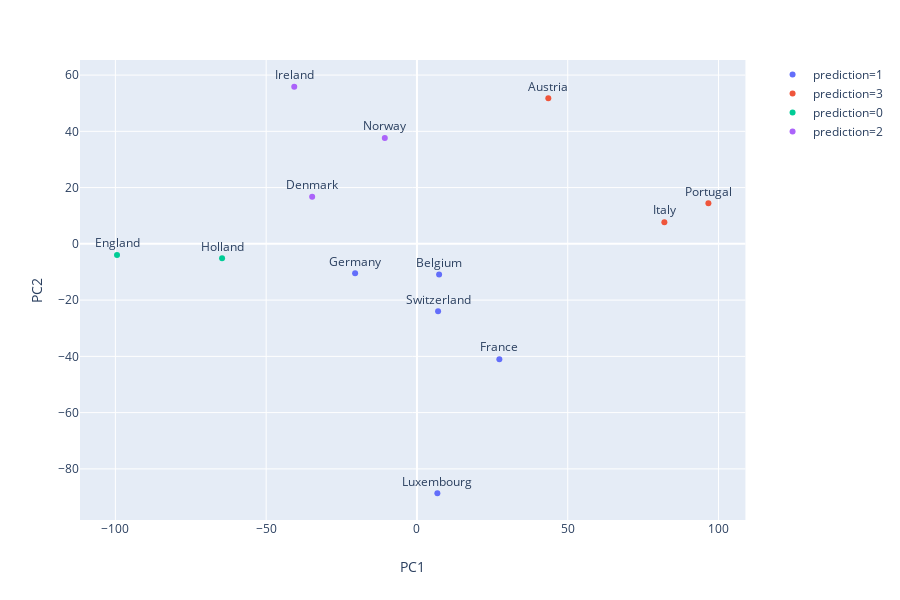

The code cell stored with this chart in its notebook:
### Code cell
import pandas as pd
import numpy as np
from sklearn.cluster import KMeans
import seaborn as sns
import matplotlib.pyplot as plt 
import plotly.express as px


food  = pd.read_csv("/home/zhang/Desktop/ISYE6740/HW2/food-consumption.csv")

# drop Sweden, Finland and Spain
remove = ['Sweden', "Finland", "Spain"]
food = food.loc[-food["Country"].isin(remove),:]
food_list = food.columns[1::]

# store all countries' name
Country = food["Country"]

# minors the mean for each column.
food = food.iloc[:,1:]- np.mean(food.iloc[:,1:], axis=0)

# get the covariance matrix
food_cov = np.cov(food,rowvar=False)

# calculate the eigenvectors and eigenvalues of the covariance matrix
vals, vecs = np.linalg.eig(food_cov)

# sort them from high to low
vals = vals[np.argsort(-vals)]
vecs = vecs[:,np.argsort(-vals)]

# get principle component 1 and 2
PC1 = food.dot(vecs[:,0].transpose()).real
PC2 = food.dot(vecs[:,1].transpose()).real


PCA = pd.DataFrame(data={"Country":Country, "PC1":PC1, "PC2":PC2}).reset_index()
PCA = PCA.iloc[:,1:4]

K_means = KMeans(n_clusters=4).fit(PCA.iloc[:,1:3])
print (K_means.labels_)

PCA["prediction"] = K_means.labels_.astype(object)


n=20 # number of food
PCs = vecs[:,0:2].real
p1 = sns.regplot(x='PC1', y='PC2', data=PCA, fit_reg=False)
for line in range(0,PCA.shape[0]):
    p1.text(PCA.PC1[line]+2, PCA.PC2[line]+2, PCA.Country[line], horizontalalignment='left', size='medium', color='black')
    
for i in range(n):
    plt.arrow(0, 0, PCs[i,0]*200, PCs[i,1]*200,color = 'r',alpha = 0.5)
    p1.text(PCs[i,0]*200, PCs[i,1]*200, food_list[i], color = 'g', ha = 'center', va = 'center')
        

plt.show()


p2  = px.scatter(PCA, x='PC1',y='PC2',text="Country", color="prediction")
p2.update_traces(textposition='top center')
p2.show()

### Figure 1 — Plotly figure (JSON) as saved in the notebook; plotly's stock layout.template omitted (floating-point values rounded to 4 significant figures)
{"data": [{"hoverlabel": {"namelength": 0}, "hovertemplate": "prediction=1<br>PC1=%{x}<br>PC2=%{y}<br>Country=%{text}", "legendgroup": "prediction=1", "marker": {"color": "#636efa", "symbol": "circle"}, "mode": "markers+text", "name": "prediction=1", "showlegend": true, "text": ["Germany", "France", "Belgium", "Luxembourg", "Switzerland"], "textposition": "top center", "type": "scatter", "x": [-20.5, 27.32, 7.343, 6.766, 7.008], "xaxis": "x", "y": [-10.45, -41.01, -10.89, -88.67, -23.97], "yaxis": "y"}, {"hoverlabel": {"namelength": 0}, "hovertemplate": "prediction=3<br>PC1=%{x}<br>PC2=%{y}<br>Country=%{text}", "legendgroup": "prediction=3", "marker": {"color": "#EF553B", "symbol": "circle"}, "mode": "markers+text", "name": "prediction=3", "showlegend": true, "text": ["Italy", "Portugal", "Austria"], "textposition": "top center", "type": "scatter", "x": [82.05, 96.64, 43.56], "xaxis": "x", "y": [7.693, 14.42, 51.76], "yaxis": "y"}, {"hoverlabel": {"namelength": 0}, "hovertemplate": "prediction=0<br>PC1=%{x}<br>PC2=%{y}<br>Country=%{text}", "legendgroup": "prediction=0", "marker": {"color": "#00cc96", "symbol": "circle"}, "mode": "markers+text", "name": "prediction=0", "showlegend": true, "text": ["Holland", "England"], "textposition": "top center", "type": "scatter", "x": [-64.62, -99.46], "xaxis": "x", "y": [-5.156, -3.998], "yaxis": "y"}, {"hoverlabel": {"namelength": 0}, "hovertemplate": "prediction=2<br>PC1=%{x}<br>PC2=%{y}<br>Country=%{text}", "legendgroup": "prediction=2", "marker": {"color": "#ab63fa", "symbol": "circle"}, "mode": "markers+text", "name": "prediction=2", "showlegend": true, "text": ["Denmark", "Norway", "Ireland"], "textposition": "top center", "type": "scatter", "x": [-34.75, -10.66, -40.69], "xaxis": "x", "y": [16.76, 37.67, 55.85], "yaxis": "y"}], "layout": {"height": 600, "legend": {"tracegroupgap": 0}, "margin": {"t": 60}, "xaxis": {"anchor": "y", "domain": [0, 0.98], "title": {"text": "PC1"}}, "yaxis": {"anchor": "x", "domain": [0, 1], "title": {"text": "PC2"}}}}
